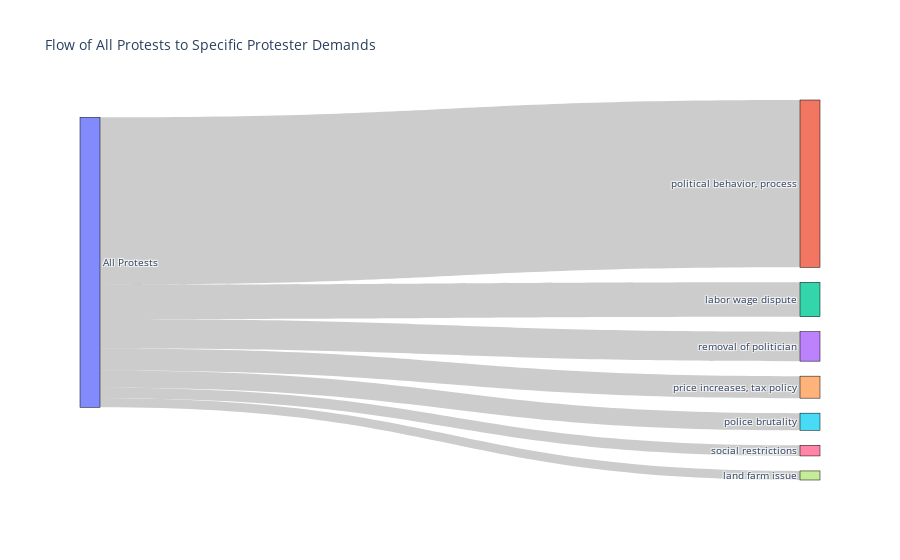

Notebook source saved alongside this figure:
### Code cell
all_demands = pd.melt(df, value_vars=['protesterdemand1', 'protesterdemand2', 'protesterdemand3', 'protesterdemand4'],
                      var_name='demand_type', value_name='demand')['demand']
all_demands = all_demands[all_demands != 'None']
demand_counts = all_demands.value_counts()
labels = ['All Protests'] + demand_counts.index.tolist()
sources = [0] * len(demand_counts)
targets = list(range(1, len(demand_counts) + 1))
values = demand_counts.tolist()
fig = go.Figure(data=[go.Sankey(
    node=dict(
      pad=15,
      thickness=20,
      line=dict(color="black", width=0.5),
      label=labels
    ),
    link=dict(
      source=sources,  
      target=targets,
      value=values
    ))])

fig.update_layout(title_text="Flow of All Protests to Specific Protester Demands", font_size=10)
fig.show()

### Figure 1 — Plotly figure (JSON) as saved in the notebook; plotly's stock layout.template omitted (floating-point values rounded to 4 significant figures)
{"data": [{"link": {"source": [0, 0, 0, 0, 0, 0, 0], "target": [1, 2, 3, 4, 5, 6, 7], "value": [10750, 2211, 1891, 1414, 1101, 684, 582]}, "node": {"label": ["All Protests", "political behavior, process", "labor wage dispute", "removal of politician", "price increases, tax policy", "police brutality", "social restrictions", "land farm issue"], "line": {"color": "black", "width": 0.5}, "pad": 15, "thickness": 20}, "type": "sankey"}], "layout": {"font": {"size": 10}, "title": {"text": "Flow of All Protests to Specific Protester Demands"}}}
